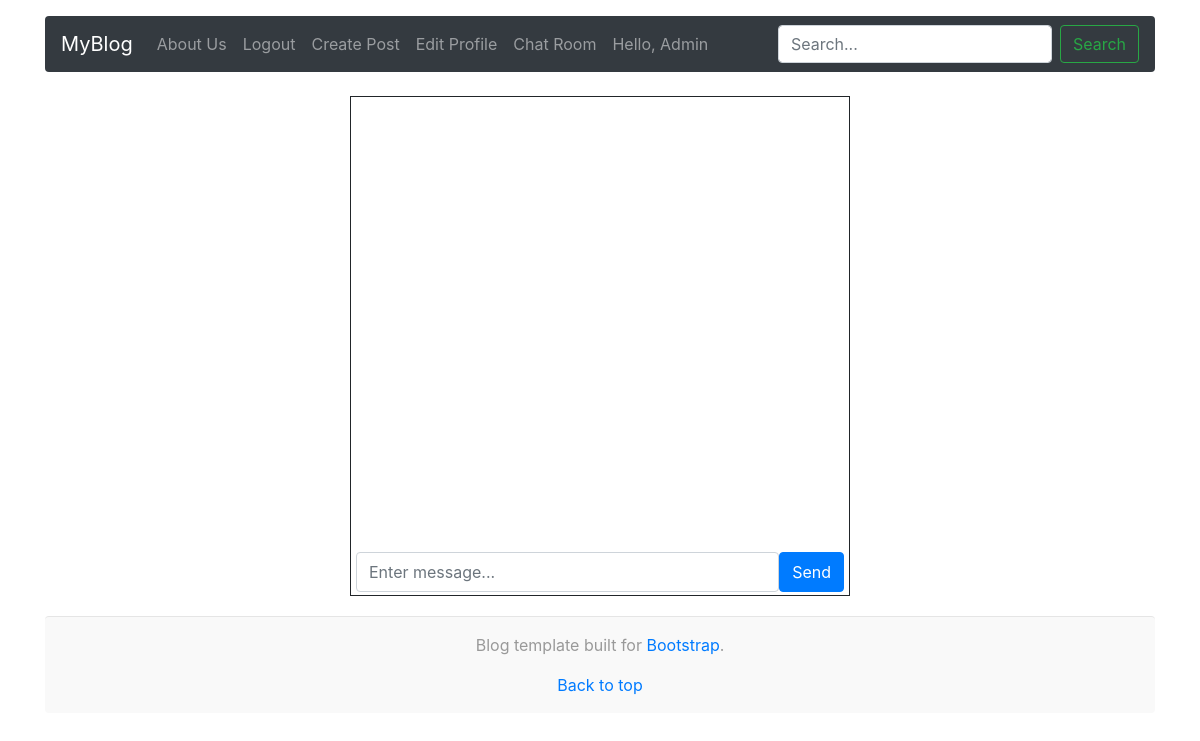
The app's page /chat (signed in), older data.
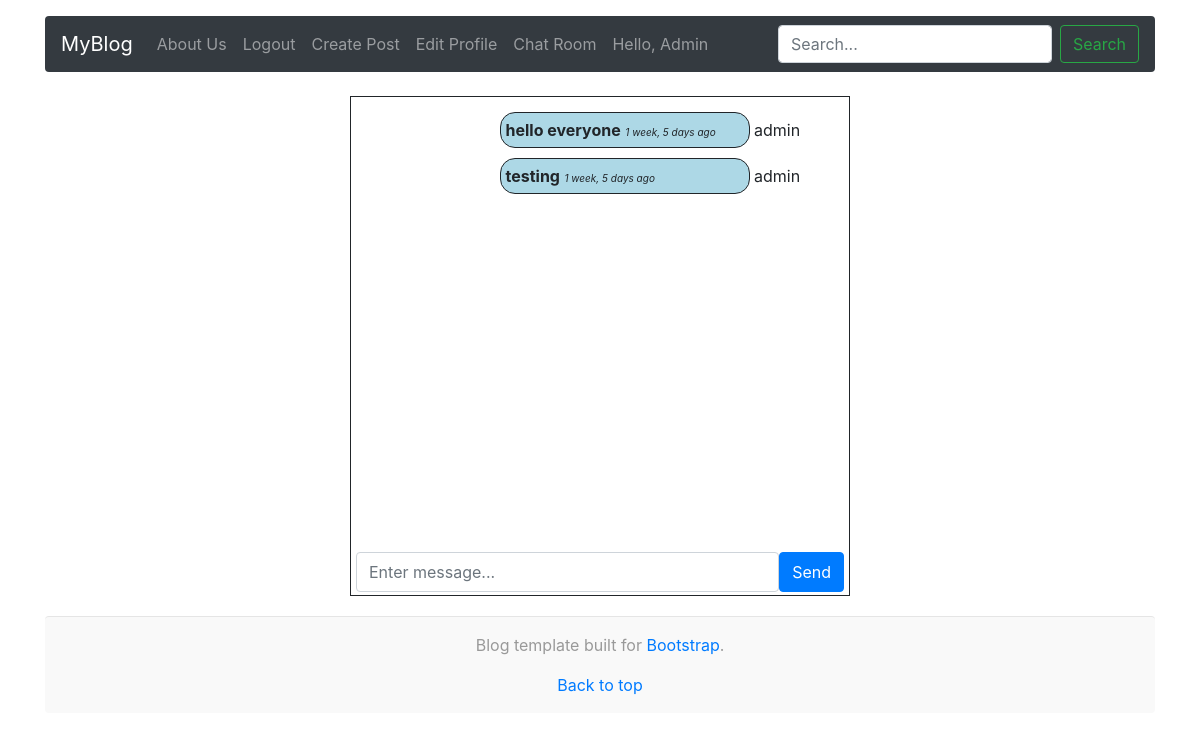
The same page, newer data.
### post/models.py (models this page shows, shortened)
class Chat(models.Model):
    sender = models.ForeignKey(User,on_delete=models.CASCADE)
    message = models.CharField(max_length=500)
    created_at = models.DateTimeField(auto_now_add=True)

### post/views.py (the view)
# urls.py: path('chat',chat,name="chat"),
@login_required(login_url='login')
def chat(request):
    if request.method == "POST":
        chat = request.POST.get('message')
        new_chat = Chat(sender=request.user,message=chat)
        new_chat.save()
    chats = Chat.objects.all()
    context = {
        'chats':chats
    }
    return render(request,'post/chat.html',context)

### post/templates/post/chat.html (shortened to what this page needs)
{% extends 'post/base.html' %}
{% load humanize %}
{% block body %}
<div class="container mt-4 d-flex justify-content-center">
    <div style="border: 1px solid; height: 500px; width: 500px;">
        <div id="chat-box" style="height:450px; padding: 10px; overflow: auto; overflow-x: hidden;">
            {% for chat in chats %}
            {% if chat.sender == request.user %}
            <div style="padding: 5px; float: right;">
                <div style="display: inline-block; background-color: lightblue; border: 1px solid; width:250px; height: fit-content;
                 word-wrap:break-word;  padding: 5px; border-radius: 15px;">
                    <span style="font-weight: bold;">{{chat.message}}</span>
                    <span style="font-size: 10px; font-style: italic;">{{chat.created_at|naturaltime}}</span>
                </div>
                <div style="display: inline-block; width: 80px; height: fit-content; word-wrap:break-word;">
                    {{chat.sender}}
                </div>
            </div>
            {% endif %}
            {% endfor %}
        </div>
        <div>
            <form class="d-flex justify-content-around" style="height: 50px; padding: 5px;" method="POST">
                <input type="text"class="form-control" name="message" placeholder="Enter message...">
                <button class="btn btn-primary">Send</button>
            </form>
        </div>
    </div>
</div>
{% endblock body %}

Row changes from the older to the newer data that the page shows:
added Chat: message "hello everyone", created_at "1 week, 5 days ago", sender "admin"
added Chat: message "testing", created_at "1 week, 5 days ago", sender "admin"
